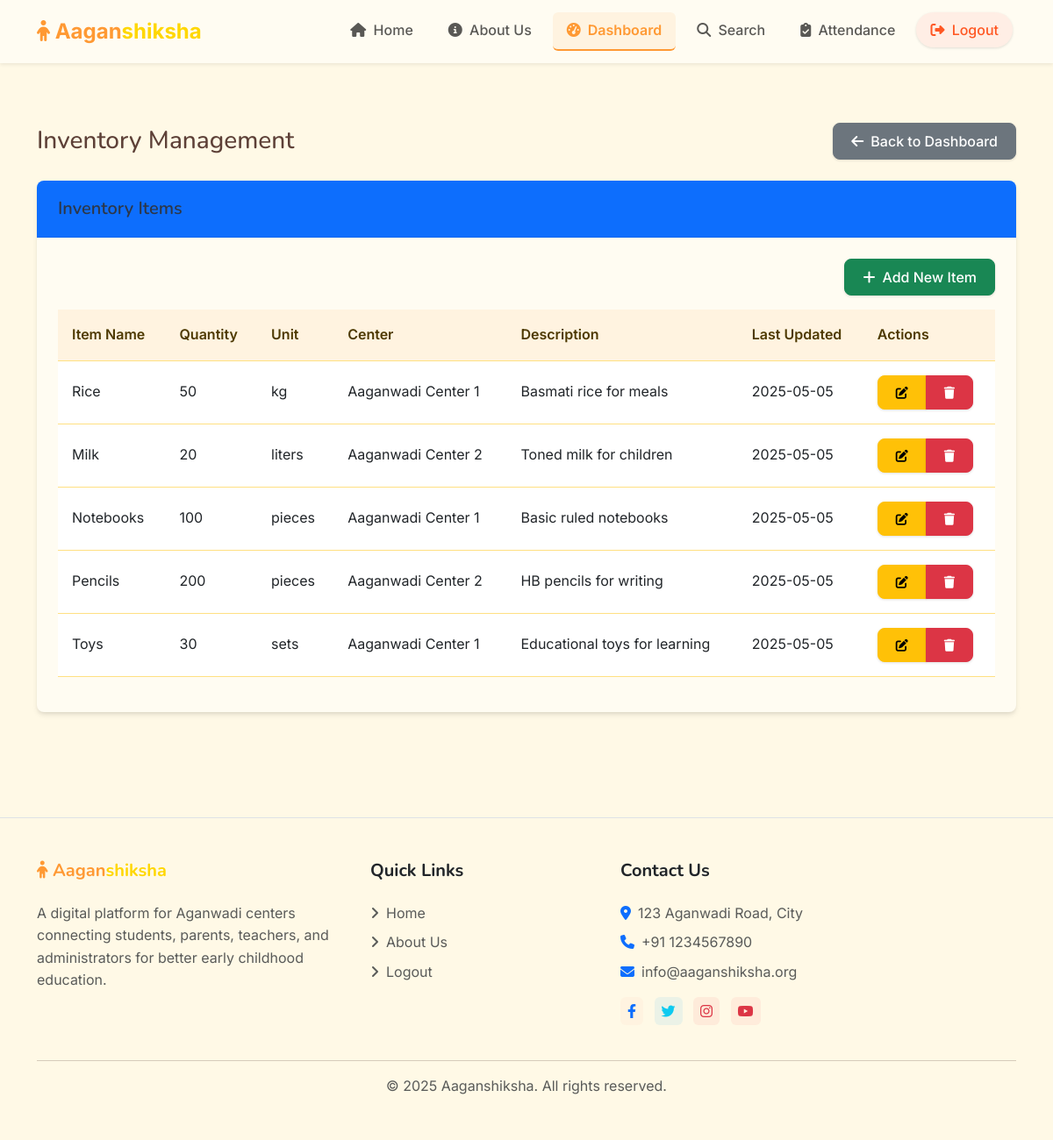
The page /admin/inventory (signed in) on the database as committed earlier.
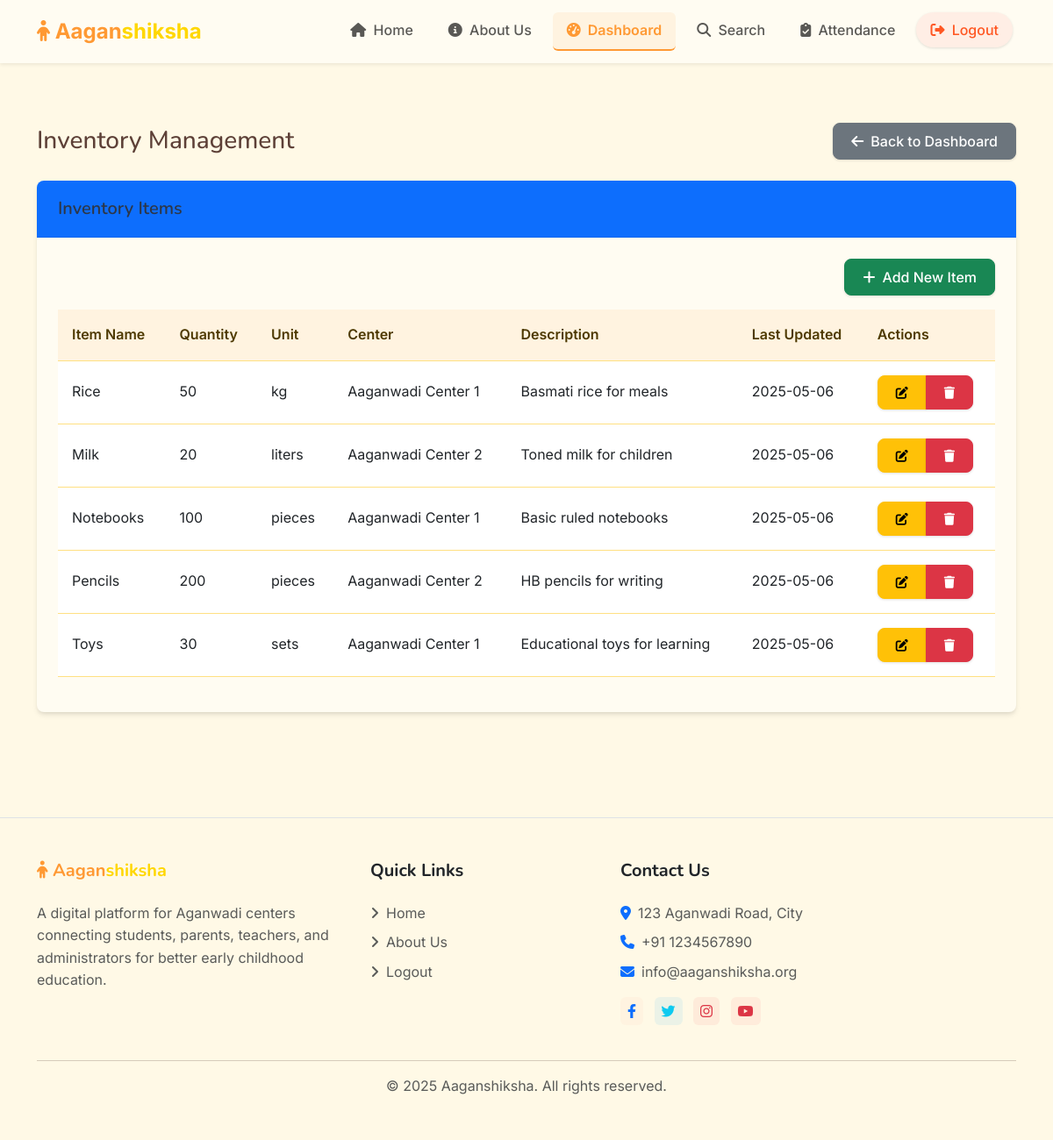
The same page on the database as committed later.
### models.py (models this page shows)
class Inventory(db.Model):
    id = db.Column(db.Integer, primary_key=True)
    item_name = db.Column(db.String(100), nullable=False)
    quantity = db.Column(db.Integer, default=0)
    unit = db.Column(db.String(20))
    description = db.Column(db.Text)
    center_id = db.Column(db.Integer, db.ForeignKey('center.id'), nullable=False)
    created_at = db.Column(db.DateTime, default=datetime.utcnow)
    updated_at = db.Column(db.DateTime, default=datetime.utcnow, onupdate=datetime.utcnow)

class Center(db.Model):
    id = db.Column(db.Integer, primary_key=True)
    name = db.Column(db.String(100), nullable=False)
    address = db.Column(db.String(200), nullable=False)
    contact_number = db.Column(db.String(15))
    email = db.Column(db.String(120))
    created_at = db.Column(db.DateTime, default=datetime.utcnow)
    students = db.relationship('Student', backref='center', lazy=True)
    inventory_items = db.relationship('Inventory', backref='center', lazy=True)

### routes/admin.py (the view)
@admin_bp.route('/inventory')
@login_required
@admin_required
def inventory():
    inventory_items = Inventory.query.all()
    return render_template('admin/inventory.html', inventory_items=inventory_items)

### app.py (called while the page is built)
@app.context_processor
def inject_csrf_token():
    return dict(csrf_token=generate_csrf)

@login_manager.user_loader
def load_user(user_id):
    return User.query.get(int(user_id))

### routes/admin.py (called while the page is built)
def admin_required(f):
    @wraps(f)
    def decorated_function(*args, **kwargs):
        if not current_user.is_authenticated or current_user.role != 'admin':
            flash('You need to be an admin to access this page.', 'danger')
            return redirect(url_for('auth.login'))
        return f(*args, **kwargs)
    return decorated_function

### templates/admin/inventory.html (shortened to what the changed rows need)
{% extends 'base.html' %}
{% block content %}
<div class="container py-4">
    <div class="d-flex justify-content-between align-items-center mb-4">
        <h1 class="h3 mb-0">Inventory Management</h1>
    </div>
    <div class="card mb-4">
        <div class="card-body">
            {% if is_add or is_edit %}
                <form method="POST">
                    {{ form.hidden_tag() }}
                    <div class="row mb-3">
                        <div class="col-md-6">
                            <label class="form-label">Item Name</label>
                            {{ form.item_name(class="form-control") }}
                            {% if form.item_name.errors %}
                                <div class="text-danger">
                                    {% for error in form.item_name.errors %}
                                        <small>{{ error }}</small>
                                    {% endfor %}
                                </div>
                            {% endif %}
                        </div>
                        <div class="col-md-3">
                            <label class="form-label">Quantity</label>
                            {{ form.quantity(class="form-control") }}
                            {% if form.quantity.errors %}
                                <div class="text-danger">
                                    {% for error in form.quantity.errors %}
                                        <small>{{ error }}</small>
                                    {% endfor %}
                                </div>
                            {% endif %}
                        </div>
                        <div class="col-md-3">
                            <label class="form-label">Unit</label>
                            {{ form.unit(class="form-control") }}
                            {% if form.unit.errors %}
                                <div class="text-danger">
                                    {% for error in form.unit.errors %}
                                        <small>{{ error }}</small>
                                    {% endfor %}
                                </div>
                            {% endif %}
                        </div>
                    </div>
                    <div class="mb-3">
                        <label class="form-label">Description</label>
                        {{ form.description(class="form-control", rows=3) }}
                        {% if form.description.errors %}
                            <div class="text-danger">
                                {% for error in form.description.errors %}
                                    <small>{{ error }}</small>
                                {% endfor %}
                            </div>
                        {% endif %}
                    </div>
                    <div class="mb-3">
                        <label class="form-label">Center</label>
                        {{ form.center_id(class="form-select") }}
                        {% if form.center_id.errors %}
                            <div class="text-danger">
                                {% for error in form.center_id.errors %}
                                    <small>{{ error }}</small>
                                {% endfor %}
                            </div>
                        {% endif %}
                    </div>
                    <div class="d-flex justify-content-between">
                        <a href="{{ url_for('admin.inventory') }}" class="btn btn-secondary">Cancel</a>
                        {{ form.submit(class="btn btn-primary") }}
                    </div>
                </form>
            {% else %}
                <div class="table-responsive">
                    <table class="table table-hover">
                        <thead>
                            <tr>
                                <th>Item Name</th>
                                <th>Quantity</th>
                                <th>Unit</th>
                                <th>Center</th>
                                <th>Description</th>
                                <th>Last Updated</th>
                                <th>Actions</th>
                            </tr>
                        </thead>
                        <tbody>
                            {% if inventory_items %}
                                {% for item in inventory_items %}
                                    <tr>
                                        <td>{{ item.item_name }}</td>
                                        <td>{{ item.quantity }}</td>
                                        <td>{{ item.unit }}</td>
                                        <td>{{ item.center.name }}</td>
                                        <td>{{ item.description }}</td>
                                        <td>{{ item.updated_at.strftime('%Y-%m-%d') }}</td>
                                        <td>
                                            <div class="btn-group btn-group-sm">
                                                <a href="{{ url_for('admin.edit_inventory', id=item.id) }}" class="btn btn-warning">
                                                    <i class="fas fa-edit"></i>
                                                </a>
                                                <button type="button" class="btn btn-danger" data-bs-toggle="modal" data-bs-target="#deleteModal{{ item.id }}">
                                                    <i class="fas fa-trash"></i>
                                                </button>
                                            </div>
                                        </td>
                                    </tr>
                                {% endfor %}
                            {% else %}
                                <tr>
                                    <td colspan="7" class="text-center">No inventory items found.</td>
                                </tr>
                            {% endif %}
                        </tbody>
                    </table>
                </div>
            {% endif %}
        </div>
    </div>
</div>
{% endblock %}

Rows that differ between the two databases and show on the page:
changed Inventory "Rice": updated_at "2025-05-05" → "2025-05-06"
changed Inventory "Milk": updated_at "2025-05-05" → "2025-05-06"
changed Inventory "Notebooks": updated_at "2025-05-05" → "2025-05-06"
changed Inventory "Pencils": updated_at "2025-05-05" → "2025-05-06"
changed Inventory "Toys": updated_at "2025-05-05" → "2025-05-06"
